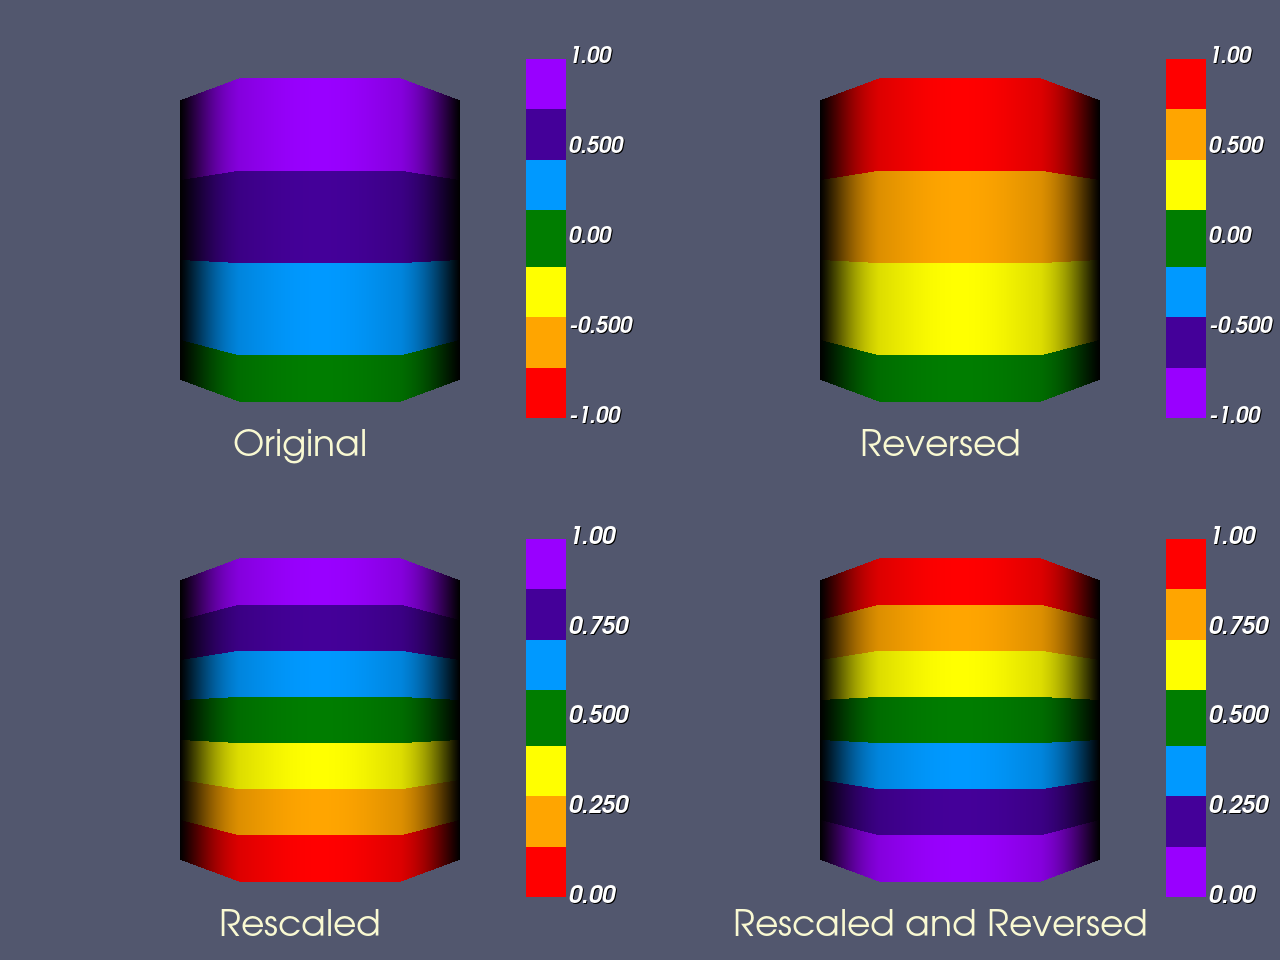

This chart was generated by the following Python code:
#!/usr/bin/env python

# Rescale and reverse a color transfer function, shown in a 2x2 grid.

# Factory overrides: importing these modules registers the OpenGL rendering
# and interaction style implementations for vtkRenderingCore factory classes.
import vtkmodules.vtkInteractionStyle  # noqa: F401
import vtkmodules.vtkRenderingFreeType  # noqa: F401
import vtkmodules.vtkRenderingOpenGL2  # noqa: F401

# VTK pipeline classes used in this example
from vtkmodules.vtkFiltersCore import vtkElevationFilter
from vtkmodules.vtkFiltersSources import vtkCylinderSource
from vtkmodules.vtkRenderingAnnotation import vtkScalarBarActor
from vtkmodules.vtkRenderingCore import (
    vtkActor,
    vtkDiscretizableColorTransferFunction,
    vtkPolyDataMapper,
    vtkRenderWindow,
    vtkRenderWindowInteractor,
    vtkRenderer,
    vtkTextActor,
    vtkTextProperty,
)

# Colors (normalized RGB)
light_goldenrod_yellow_rgb = (0.980, 0.980, 0.824)

# --- CTF 0: Original rainbow ---
# Newton's original seven rainbow colors as a discretized CTF.
ctf_0 = vtkDiscretizableColorTransferFunction()
ctf_0.SetColorSpaceToRGB()
ctf_0.SetScaleToLinear()
ctf_0.SetNanColor(0.5, 0.5, 0.5)
ctf_0.SetBelowRangeColor(0.0, 0.0, 0.0)
ctf_0.UseBelowRangeColorOn()
ctf_0.SetAboveRangeColor(1.0, 1.0, 1.0)
ctf_0.UseAboveRangeColorOn()
ctf_0.AddRGBPoint(-1.0, 1.0, 0.0, 0.0)
ctf_0.AddRGBPoint(-2.0 / 3.0, 1.0, 165.0 / 255.0, 0.0)
ctf_0.AddRGBPoint(-1.0 / 3.0, 1.0, 1.0, 0.0)
ctf_0.AddRGBPoint(0.0, 0.0, 125.0 / 255.0, 0.0)
ctf_0.AddRGBPoint(1.0 / 3.0, 0.0, 153.0 / 255.0, 1.0)
ctf_0.AddRGBPoint(2.0 / 3.0, 68.0 / 255.0, 0.0, 153.0 / 255.0)
ctf_0.AddRGBPoint(1.0, 153.0 / 255.0, 0.0, 1.0)
ctf_0.SetNumberOfValues(7)
ctf_0.DiscretizeOn()

# Extract node values from original CTF for rescaling
original_xv = []
original_rgbv = []
nv = [0.0] * 6
for i in range(ctf_0.GetNumberOfValues()):
    ctf_0.GetNodeValue(i, nv)
    original_xv.append(nv[0])
    original_rgbv.append(list(nv[1:4]))

original_old_min = min(original_xv)
original_old_max = max(original_xv)

# --- CTF 1: Rescaled [0, 1] ---
ctf_1 = vtkDiscretizableColorTransferFunction()
ctf_1.SetScale(ctf_0.GetScale())
ctf_1.SetColorSpace(ctf_0.GetColorSpace())
ctf_1.SetNanColor(ctf_0.GetNanColor())
ctf_1.SetBelowRangeColor(ctf_0.GetBelowRangeColor())
ctf_1.SetUseBelowRangeColor(ctf_0.GetUseBelowRangeColor())
ctf_1.SetAboveRangeColor(ctf_0.GetAboveRangeColor())
ctf_1.SetUseAboveRangeColor(ctf_0.GetUseAboveRangeColor())
ctf_1.SetNumberOfValues(len(original_xv))
ctf_1.SetDiscretize(ctf_0.GetDiscretize())
rescaled_xv_1 = [(1.0 - 0.0) / (original_old_max - original_old_min) * (x - original_old_min) + 0.0 for x in original_xv]
for i in range(len(original_xv)):
    ctf_1.AddRGBPoint(rescaled_xv_1[i], *original_rgbv[i])
ctf_1.Build()

# --- CTF 2: Reversed (same range as original) ---
ctf_2 = vtkDiscretizableColorTransferFunction()
ctf_2.SetScale(ctf_0.GetScale())
ctf_2.SetColorSpace(ctf_0.GetColorSpace())
ctf_2.SetNanColor(ctf_0.GetNanColor())
ctf_2.SetBelowRangeColor(ctf_0.GetAboveRangeColor())
ctf_2.SetUseBelowRangeColor(ctf_0.GetUseAboveRangeColor())
ctf_2.SetAboveRangeColor(ctf_0.GetBelowRangeColor())
ctf_2.SetUseAboveRangeColor(ctf_0.GetUseBelowRangeColor())
ctf_2.SetNumberOfValues(len(original_xv))
ctf_2.SetDiscretize(ctf_0.GetDiscretize())
sz = len(original_xv)
for i in range(sz):
    j = sz - 1 - i
    ctf_2.AddRGBPoint(original_xv[i], *original_rgbv[j])
ctf_2.Build()

# --- CTF 3: Rescaled [0, 1] and Reversed ---
ctf_3 = vtkDiscretizableColorTransferFunction()
ctf_3.SetScale(ctf_0.GetScale())
ctf_3.SetColorSpace(ctf_0.GetColorSpace())
ctf_3.SetNanColor(ctf_0.GetNanColor())
ctf_3.SetBelowRangeColor(ctf_0.GetAboveRangeColor())
ctf_3.SetUseBelowRangeColor(ctf_0.GetUseAboveRangeColor())
ctf_3.SetAboveRangeColor(ctf_0.GetBelowRangeColor())
ctf_3.SetUseAboveRangeColor(ctf_0.GetUseBelowRangeColor())
ctf_3.SetNumberOfValues(len(original_xv))
ctf_3.SetDiscretize(ctf_0.GetDiscretize())
rescaled_xv_3 = [(1.0 - 0.0) / (original_old_max - original_old_min) * (x - original_old_min) + 0.0 for x in original_xv]
for i in range(sz):
    j = sz - 1 - i
    ctf_3.AddRGBPoint(rescaled_xv_3[i], *original_rgbv[j])
ctf_3.Build()

text_property = vtkTextProperty()
text_property.SetFontSize(36)
text_property.SetJustificationToCentered()
text_property.SetColor(light_goldenrod_yellow_rgb)

# --- Viewport 0: Original (top-left) ---
cylinder_0 = vtkCylinderSource()
cylinder_0.SetResolution(6)
cylinder_0.Update()
bounds_0 = cylinder_0.GetOutput().GetBounds()

elevation_0 = vtkElevationFilter()
elevation_0.SetScalarRange(0, 1)
elevation_0.SetLowPoint(0, bounds_0[2], 0)
elevation_0.SetHighPoint(0, bounds_0[3], 0)
elevation_0.SetInputConnection(cylinder_0.GetOutputPort())

mapper_0 = vtkPolyDataMapper()
mapper_0.SetInputConnection(elevation_0.GetOutputPort())
mapper_0.SetLookupTable(ctf_0)
mapper_0.SetColorModeToMapScalars()
mapper_0.InterpolateScalarsBeforeMappingOn()

actor_0 = vtkActor()
actor_0.SetMapper(mapper_0)

scalar_bar_0 = vtkScalarBarActor()
scalar_bar_0.SetLookupTable(ctf_0)

text_actor_0 = vtkTextActor()
text_actor_0.SetInput("Original")
text_actor_0.SetPosition(300, 16)
text_actor_0.GetTextProperty().ShallowCopy(text_property)

renderer_0 = vtkRenderer()
renderer_0.AddActor(actor_0)
renderer_0.AddActor(scalar_bar_0)
renderer_0.AddActor(text_actor_0)
renderer_0.SetBackground(0.322, 0.341, 0.431)
renderer_0.SetViewport(0.0, 0.5, 0.5, 1.0)

# --- Viewport 1: Rescaled (bottom-left) ---
cylinder_1 = vtkCylinderSource()
cylinder_1.SetResolution(6)
cylinder_1.Update()
bounds_1 = cylinder_1.GetOutput().GetBounds()

elevation_1 = vtkElevationFilter()
elevation_1.SetScalarRange(0, 1)
elevation_1.SetLowPoint(0, bounds_1[2], 0)
elevation_1.SetHighPoint(0, bounds_1[3], 0)
elevation_1.SetInputConnection(cylinder_1.GetOutputPort())

mapper_1 = vtkPolyDataMapper()
mapper_1.SetInputConnection(elevation_1.GetOutputPort())
mapper_1.SetLookupTable(ctf_1)
mapper_1.SetColorModeToMapScalars()
mapper_1.InterpolateScalarsBeforeMappingOn()

actor_1 = vtkActor()
actor_1.SetMapper(mapper_1)

scalar_bar_1 = vtkScalarBarActor()
scalar_bar_1.SetLookupTable(ctf_1)

text_actor_1 = vtkTextActor()
text_actor_1.SetInput("Rescaled")
text_actor_1.SetPosition(300, 16)
text_actor_1.GetTextProperty().ShallowCopy(text_property)

renderer_1 = vtkRenderer()
renderer_1.AddActor(actor_1)
renderer_1.AddActor(scalar_bar_1)
renderer_1.AddActor(text_actor_1)
renderer_1.SetBackground(0.322, 0.341, 0.431)
renderer_1.SetViewport(0.0, 0.0, 0.5, 0.5)

# --- Viewport 2: Reversed (top-right) ---
cylinder_2 = vtkCylinderSource()
cylinder_2.SetResolution(6)
cylinder_2.Update()
bounds_2 = cylinder_2.GetOutput().GetBounds()

elevation_2 = vtkElevationFilter()
elevation_2.SetScalarRange(0, 1)
elevation_2.SetLowPoint(0, bounds_2[2], 0)
elevation_2.SetHighPoint(0, bounds_2[3], 0)
elevation_2.SetInputConnection(cylinder_2.GetOutputPort())

mapper_2 = vtkPolyDataMapper()
mapper_2.SetInputConnection(elevation_2.GetOutputPort())
mapper_2.SetLookupTable(ctf_2)
mapper_2.SetColorModeToMapScalars()
mapper_2.InterpolateScalarsBeforeMappingOn()

actor_2 = vtkActor()
actor_2.SetMapper(mapper_2)

scalar_bar_2 = vtkScalarBarActor()
scalar_bar_2.SetLookupTable(ctf_2)

text_actor_2 = vtkTextActor()
text_actor_2.SetInput("Reversed")
text_actor_2.SetPosition(300, 16)
text_actor_2.GetTextProperty().ShallowCopy(text_property)

renderer_2 = vtkRenderer()
renderer_2.AddActor(actor_2)
renderer_2.AddActor(scalar_bar_2)
renderer_2.AddActor(text_actor_2)
renderer_2.SetBackground(0.322, 0.341, 0.431)
renderer_2.SetViewport(0.5, 0.5, 1.0, 1.0)

# --- Viewport 3: Rescaled and Reversed (bottom-right) ---
cylinder_3 = vtkCylinderSource()
cylinder_3.SetResolution(6)
cylinder_3.Update()
bounds_3 = cylinder_3.GetOutput().GetBounds()

elevation_3 = vtkElevationFilter()
elevation_3.SetScalarRange(0, 1)
elevation_3.SetLowPoint(0, bounds_3[2], 0)
elevation_3.SetHighPoint(0, bounds_3[3], 0)
elevation_3.SetInputConnection(cylinder_3.GetOutputPort())

mapper_3 = vtkPolyDataMapper()
mapper_3.SetInputConnection(elevation_3.GetOutputPort())
mapper_3.SetLookupTable(ctf_3)
mapper_3.SetColorModeToMapScalars()
mapper_3.InterpolateScalarsBeforeMappingOn()

actor_3 = vtkActor()
actor_3.SetMapper(mapper_3)

scalar_bar_3 = vtkScalarBarActor()
scalar_bar_3.SetLookupTable(ctf_3)

text_actor_3 = vtkTextActor()
text_actor_3.SetInput("Rescaled and Reversed")
text_actor_3.SetPosition(300, 16)
text_actor_3.GetTextProperty().ShallowCopy(text_property)

renderer_3 = vtkRenderer()
renderer_3.AddActor(actor_3)
renderer_3.AddActor(scalar_bar_3)
renderer_3.AddActor(text_actor_3)
renderer_3.SetBackground(0.322, 0.341, 0.431)
renderer_3.SetViewport(0.5, 0.0, 1.0, 0.5)

# Window: display the rendered scene
render_window = vtkRenderWindow()
render_window.AddRenderer(renderer_0)
render_window.AddRenderer(renderer_1)
render_window.AddRenderer(renderer_2)
render_window.AddRenderer(renderer_3)
render_window.SetWindowName("rescale reverse lut")
render_window.SetMultiSamples(0)
render_window.SetSize(1280, 960)

# Interactor: handle mouse and keyboard events
render_window_interactor = vtkRenderWindowInteractor()
render_window_interactor.SetRenderWindow(render_window)

# Launch the interactive visualization
render_window_interactor.Initialize()
render_window_interactor.Start()
